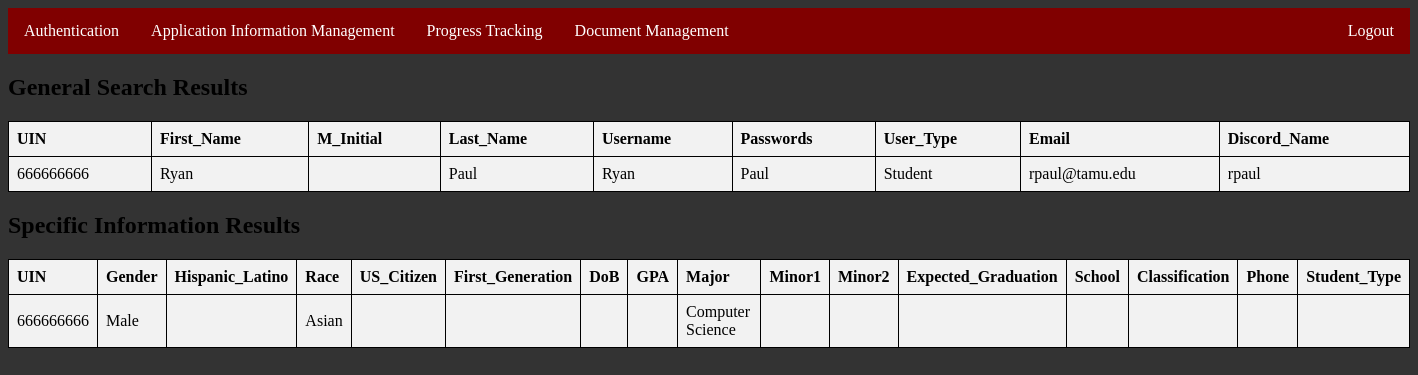
Page /students/authentication/authViewSearchResults.php?UIN=666666666 on the committed database.
### tables this page shows
CREATE TABLE Users (
    UIN INT PRIMARY KEY,
    First_Name VARCHAR(255),
    M_Initial CHAR(1),
    Last_Name VARCHAR(255),
    Username VARCHAR(255),
    Passwords VARCHAR(255),
    User_Type VARCHAR(255),
    Email VARCHAR(255),
    Discord_Name VARCHAR(255)
);

CREATE TABLE College_Student (
    UIN INT PRIMARY KEY,
    Gender VARCHAR(255),
    Hispanic_Latino BINARY,
    Race VARCHAR(255),
    US_Citizen BINARY,
    First_Generation BINARY,
    DoB DATE,
    GPA FLOAT,
    Major VARCHAR(255),
    Minor1 VARCHAR(255),
    Minor2 VARCHAR(255),
    Expected_Graduation SMALLINT,
    School VARCHAR(255),
    Classification VARCHAR(255),
    Phone INT,
    Student_Type VARCHAR(255),
    FOREIGN KEY (UIN) REFERENCES Users(UIN)
);

### students/authentication/authViewSearchResults.php (the view, shortened to what this page needs)
<?php
  $UIN = isset($_GET['UIN']) ? $_GET['UIN'] : '';
?>
<html>
  <body>
    <head>
      <link rel="stylesheet" href="authViewSearchResults.css">
    </head>
    <ul>
      <li><a href="authentication.php?UIN=<?php echo $UIN; ?>">Authentication</a></li>
      <li><a href="../programmanagement/programmanagement.php?UIN=<?php echo $UIN; ?>">Application Information Management</a></li>
      <li><a href="../progresstracking/progresstracking.php?UIN=<?php echo $UIN; ?>">Progress Tracking</a></li>
      <li><a href="../document.php?UIN=<?php echo $UIN; ?>">Document Management</a></li>
      <li style="float:right"><a href="../../login.php">Logout</a></li>
    </ul>
<?php
    $servername = "localhost";
    $username = "user";
    $password = "pass1";
    $dbname = "csce310project";
    $conn = new mysqli($servername, $username, $password, $dbname);
    $UIN = isset($_GET['UIN']) ? $_GET['UIN'] : '';
    $sql = "SELECT * FROM `users` WHERE UIN = $UIN";
    $result = $conn->query($sql);
    if ($result->num_rows > 0) {
        while($row = $result->fetch_assoc()) {
            $rows[] = $row;
        }
      } else {
        header("Location: authentication.php?UIN=$UIN");
        exit;
      }
?>
    <h2>General Search Results</h2>
    <table>
        <tr>
            <?php
            foreach ($rows[0] as $key => $value) {
                echo "<th>$key</th>";
            }
            ?>
        </tr>
        <?php
        foreach ($rows as $row) {
            echo "<tr>";
            foreach ($row as $value) {
                echo "<td>$value</td>";
            }
            echo "</tr>";
        }
        ?>
    </table>
    <?php
        $sql = "SELECT * FROM `college_student` WHERE UIN = $UIN";
		$result = $conn->query($sql);
		if ($result->num_rows > 0) {
			while($row = $result->fetch_assoc()) {
				$rows2[] = $row;
			}
		  } else {
			exit;
		  }
    ?>
<h2>Specific Information Results</h2>
    <table>
        <tr>
            <?php
            foreach ($rows2[0] as $key => $value) {
                echo "<th>$key</th>";
            }
            ?>
        </tr>
        <?php
        foreach ($rows2 as $row) {
            echo "<tr>";
            foreach ($row as $value) {
                echo "<td>$value</td>";
            }
            echo "</tr>";
        }
        ?>
    </table>
</body>
</html>

### students/authentication/authViewSearchResults.css (style rules this page uses)
table { border-collapse: collapse; width: 100%; }
th, td { border: 1px solid black; text-align: left; padding: 8px; background-color: #f2f2f2; }
ul { list-style-type: none; margin: 0; padding: 0; overflow: hidden; background-color: maroon; }
li { float: left; }
li a { display: block; color: white; text-align: center; padding: 14px 16px; text-decoration: none; }
body { background-color: #333; }

### rows in the picture
users: UIN "666666666", value "Ryan", value "Paul", User_Type "Student", Email "rpaul@tamu.edu", Discord_Name "rpaul"
college_student: UIN "666666666", Gender "Male", Race "Asian", Major "Computer Science"

### other values in the picture
$key "UIN"
$key "First_Name"
$key "M_Initial"
$key "Last_Name"
$key "Username"
$key "Passwords"
$key "User_Type"
$key "Email"
$key "Discord_Name"
$key "Gender"
$key "Hispanic_Latino"
$key "Race"
$key "US_Citizen"
$key "First_Generation"
$key "DoB"
